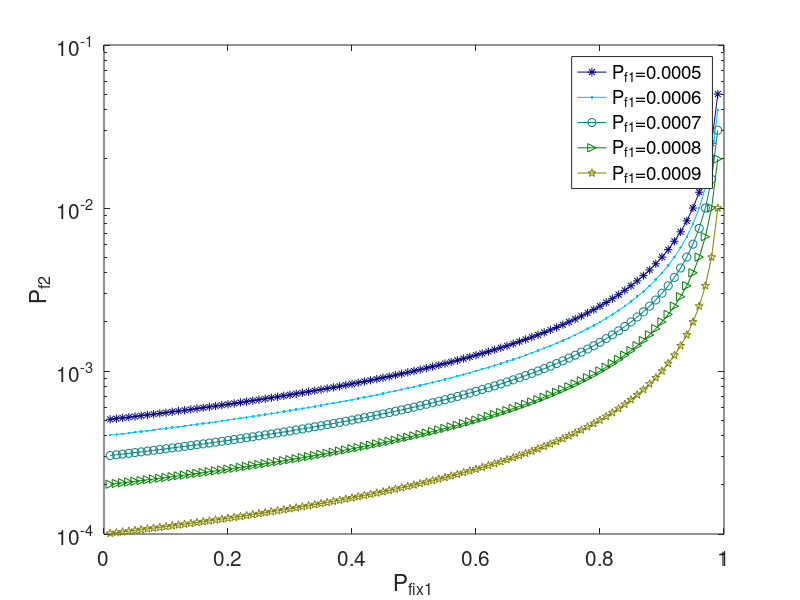
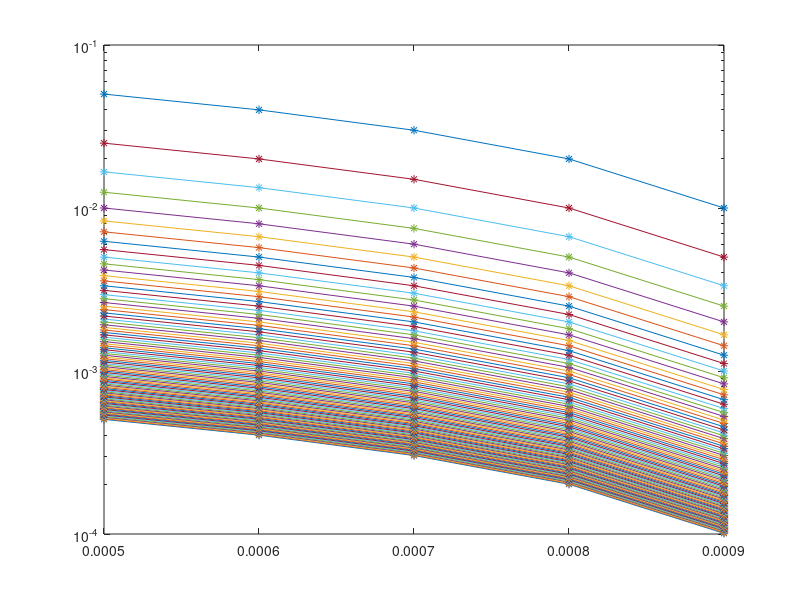

Here is the MATLAB script that generated these plots, in order:
% function relatepf2pfix1
close all;
colors=[0, 0, 128;
    0,191,255;
    0, 128, 128;
    0, 128, 0;
%     255, 255, 0;
    128, 128, 0;
    255, 165, 0;
    255,69,0;
    205, 92,92;
    255, 0, 0;
    128, 0, 0]./255;
Markers=['*','.','o','>','p','x','<'];
Pf1s=[0.0005:0.0001:0.0009]';
Pfix1=0.01:0.01:0.99;
Pf2s=zeros(length(Pf1s),length(Pfix1));
fontsize=15;
figure(1);

Pftt=0.001;
for i=1:length(Pf1s)
    Pf2s(i,:)=(Pftt-Pf1s(i))./(1-Pfix1);
%     plot(Pfix1,100*Pf2s(i,:),'-','Color',colors(i,:),'Marker',Markers(i)); hold on;
        semilogy(Pfix1,Pf2s(i,:),'-','Color',colors(i,:),'Marker',Markers(i)); hold on;

end
legend('P_f_1=0.0005','P_f_1=0.0006','P_f_1=0.0007','P_f_1=0.0008','P_f_1=0.0009');
xlabel('P_f_i_x_1','FontSize',fontsize);
ylabel('P_f_2','FontSize',fontsize);
set(gca,'FontSize',fontsize);
% ,'Color',colors(i,:),'Marker',Markers(i)
figure(2);
for i=1:length(Pfix1)
    Pf2s(:,i)=(Pftt-Pf1s)/(1-Pfix1(i));
    semilogy(Pf1s,Pf2s(:,i),'-*'); hold on;

end
